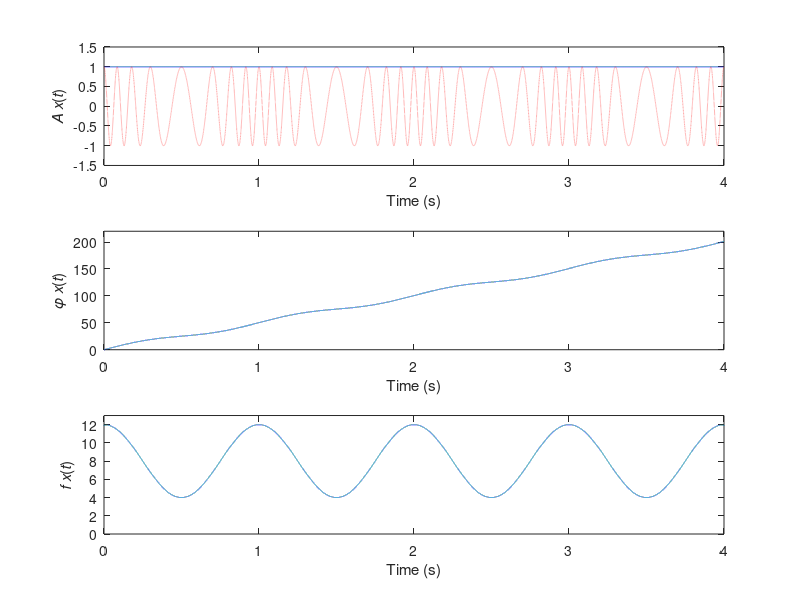

Reproduce this figure in MATLAB.
clear all; clc; close all;

Ac=1; Am=4; fm=1; fc=8;
t=0:0.0001:4;
x=Ac*cos(2*pi*fc*t + Am*sin(2*pi*fm*t));
a=hilbert(x);
fx=diff(unwrap(angle(a)))./diff(t)/(2*pi);

subplot(3,1,1)
plot(t, abs(a), t, x, 'r:'); axis([0 4 -1.5 1.5])
xlabel('Time (s)'); ylabel('\itA x\rm(\itt\rm)')

subplot(3,1,2)
plot(t, unwrap(angle(a))); axis([0 4 0 220])
xlabel('Time (s)');
ylabel('\it\phi x\rm(\itt\rm)')

subplot(3,1,3)
plot(t(2:end),fx); axis([0 4 0 13])
xlabel('Time (s)'); ylabel('\itf x\rm(\itt\rm)')
